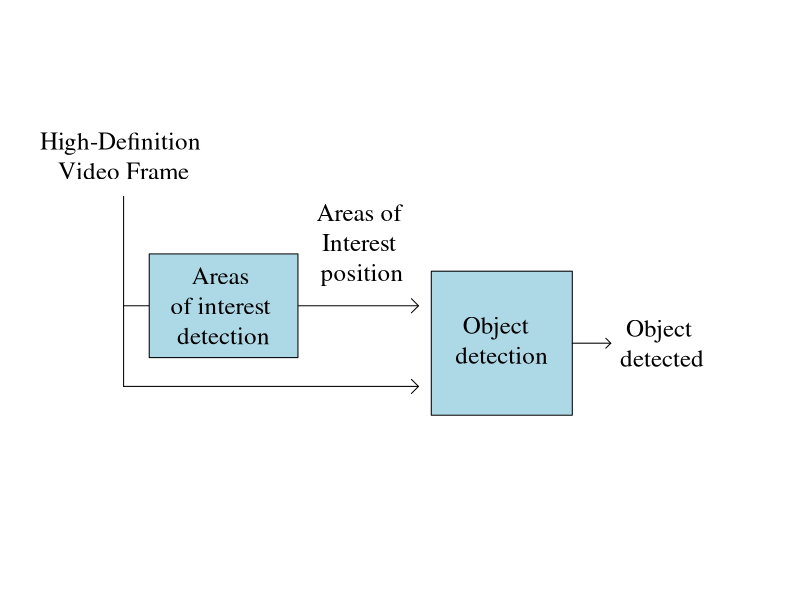
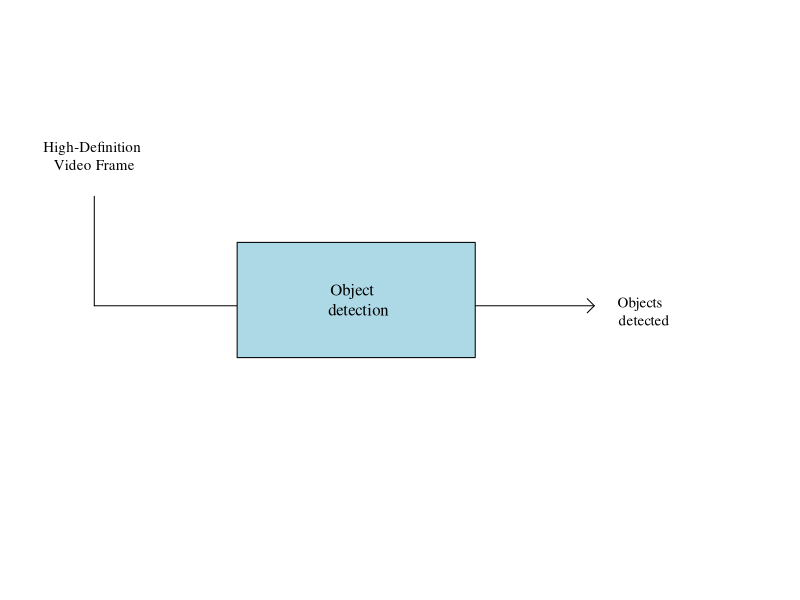
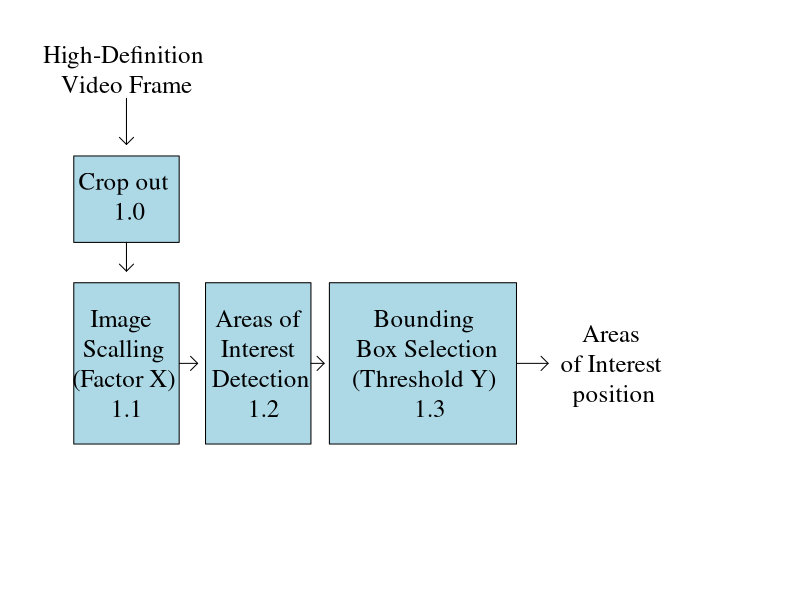
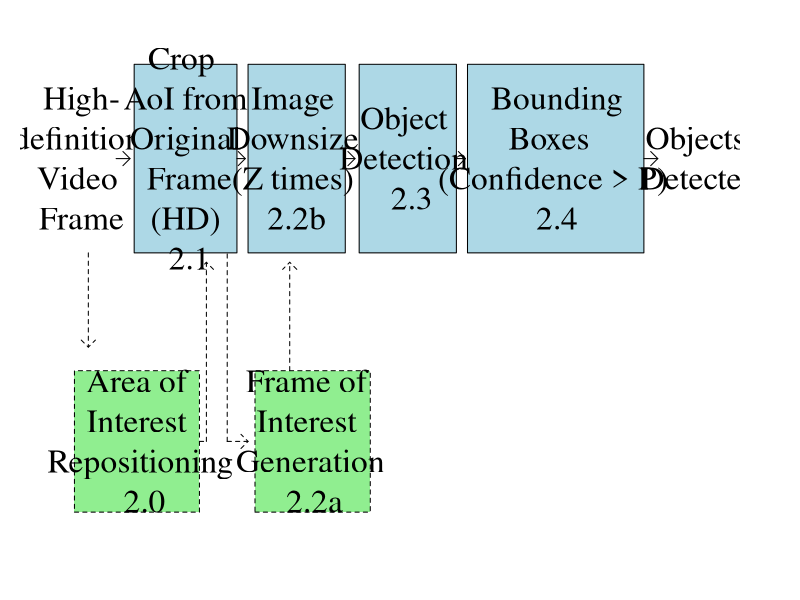
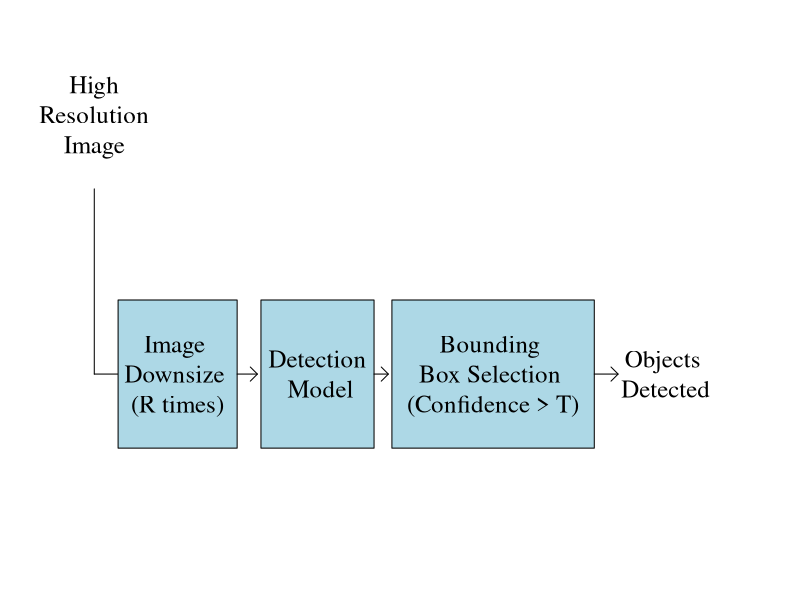
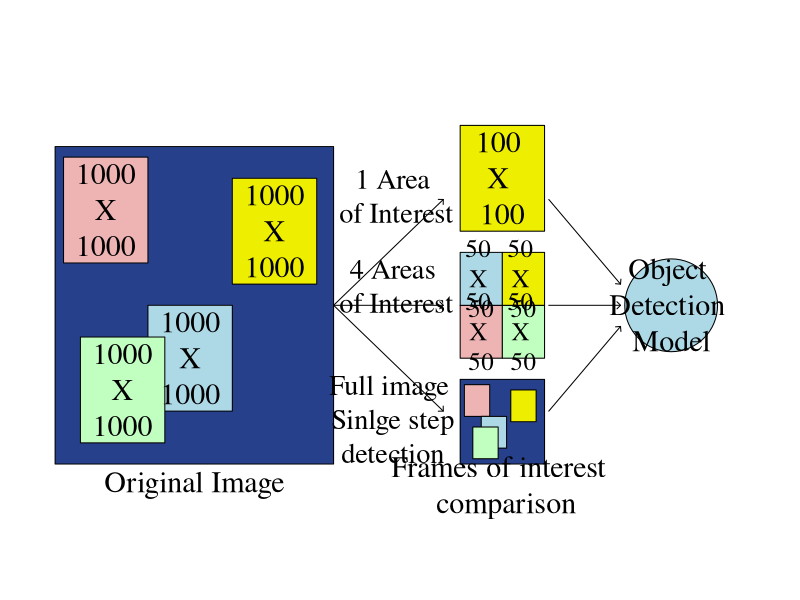
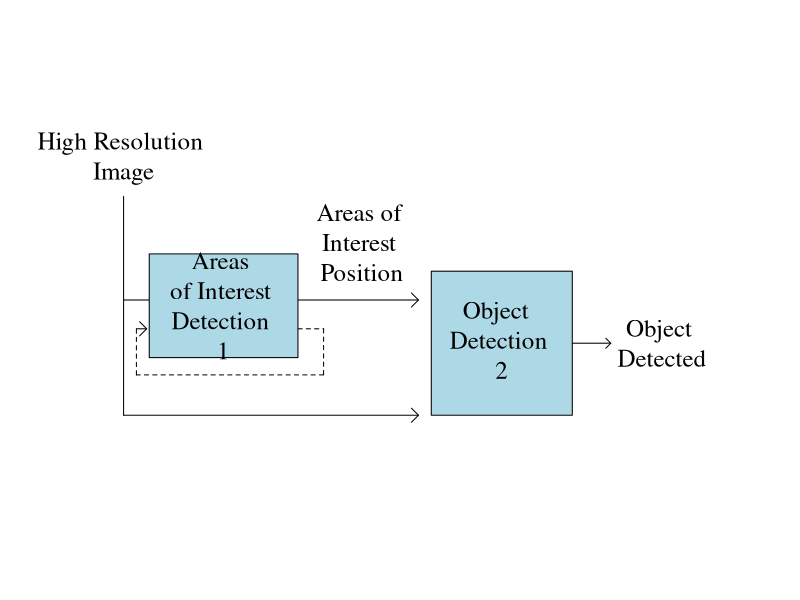

The R source for these figures, in order: (Note: this script raises an error after producing the figures.)
par()$mar

############diagrama figura 1#########

jpeg ("Diagram.jpeg", width = 500)
par(mar= c(1, 1, 1, 3),bty="n", xaxt="n", family="serif", yaxt="n")
plot(x = c(-1,25), y = c(1,10), type="n", xlab = "",
     ylab="")
text("High-Definition \nVideo Frame", x=2, y = 8, cex= 1.5)
segments(2,7.3,y1=4)
arrows(x0 = 2, y0 = 5.4, x1 = 13.5, 
       col = "black", length = 0.1, angle = 45)
arrows(x0 = 2, y0 = 4, x1 = 13.5, 
       col = "black", length = 0.1, angle = 45)
rect(xleft=3, ybottom=4.5, xright=8.8, ytop=6.3, density = NULL, angle = 45,
     col = "lightblue", border = NULL, lty = par("lty"), lwd = par("lwd"))
text("Areas \nof interest \ndetection", x=5.9, y = 5.4, cex= 1.5)

text("Areas of \nInterest \nposition", x=11.3, y = 6.5, cex= 1.5)
rect(xleft=14, ybottom=3.5, xright=19.5, ytop=6, density = NULL, angle = 45,
     col = "lightblue", border = NULL, lty = par("lty"), lwd = par("lwd"))
text("Object  \ndetection", x=16.75, y = 4.8, cex= 1.5)
arrows(x0 = 19.5, y0 = 4.75, x1 = 21, 
       col = "black", length = 0.07, angle = 45)
text("Object \ndetected", x=23, y = 4.75, cex= 1.5)
dev.off()


############diagrama figura 2#########


jpeg ("Diagram2.jpeg", width = 500)
par(mar= c(1, 1, 1, 3),bty="n", xaxt="n", family="serif", yaxt="n")
plot(x = c(1,15), y = c(1,10), type="n", xlab = "",
     ylab="")
text("High-Definition \nVideo Frame", x=2, y = 8, cex= 0.9)
segments(2,7.3,y1=5.4)
arrows(x0 = 2, y0 = 5.4, x1 = 12.5, 
       col = "black", length = 0.1, angle = 45)
rect(xleft=5, ybottom=4.5, xright=10, ytop=6.5, density = NULL, angle = 45,
     col = "lightblue", border = NULL, lty = par("lty"), lwd = par("lwd"))
text("Object  \n detection", x=7.5, y = 5.5, cex= 1)
text("Objects \n detected", x=13.5, y = 5.3, cex= 0.9)
dev.off()

############diagrama figura 3#########
jpeg ("Diagram3.jpeg", width = 600)
par(mar= c(1, 1, 1, 2),bty="n", xaxt="n", 
    family="serif", yaxt="n")
plot(x = c(-1,25), y = c(1,10), 
     type="n", xlab = "",ylab="")
text("High-Definition \nVideo Frame", x=2, y = 9.5, cex= 1.5)
arrows(x0 = 2, y0 = 9, y1 = 8.2, 
       col = "black", length = 0.1, angle = 45)
rect(xleft=0, ybottom=6.5, xright=4, ytop=8, density = NULL, angle = 45,
     col = "lightblue", border = NULL, lty = par("lty"), lwd = par("lwd"))
arrows(x0 = 2, y0 = 6.5, y1 = 6, 
       col = "black", length = 0.1, angle = 45)
text("Crop out \n 1.0", x=2, y = 7.3, cex= 1.5)
arrows(x0 = 2, y0 = 4.4, x1 = 4.7, 
       col = "black", length = 0.1, angle = 45)
rect(xleft=0, ybottom=3, xright=4, ytop=5.8, density = NULL, angle = 45,
     col = "lightblue", border = NULL, lty = par("lty"), lwd = par("lwd"))
text("Image \n Scalling \n (Factor X) \n 1.1", 
     x=1.9, y = 4.4, cex= 1.5)
rect(xleft=5, ybottom=3, xright=9, ytop=5.8, density = NULL, angle = 45,
     col = "lightblue", border = NULL, lty = par("lty"), lwd = par("lwd"))
arrows(x0 = 9, y0 = 4.4, x1 = 9.5, 
       col = "black", length = 0.1, angle = 45)
text("Areas of \nInterest \n Detection \n 1.2", 
     x=7.1, y =  4.4, cex= 1.5)
rect(xleft=9.7, ybottom=3, xright=16.8, ytop=5.8, density = NULL, angle = 45,
     col = "lightblue", border = NULL, lty = par("lty"), lwd = par("lwd"))
text("Bounding \n Box Selection \n (Threshold Y)  \n 1.3", 
     x=13.4, y =  4.4, cex= 1.5)
arrows(x0 = 16.8, y0 = 4.4, x1 = 18, 
       col = "black", length = 0.1, angle = 45)
text("Areas \nof Interest \nposition", x=20.5, y = 4.4, cex= 1.5)
dev.off()



############diagrama figura 4#########

jpeg ("Diagram4.jpeg", height = 700, width = 900)
par(mar= c(1, 1, 1, 3),bty="n", xaxt="n", family="serif", yaxt="n")
plot(x = c(-3,45), y = c(1,12), type="n", xlab = "",
     ylab="")
text("High-\ndefinition \nVideo \nFrame", x=-0.5, y = 9.5, cex= 2)
arrows(x0 = 2, y0 = 9.5, x1 = 3, 
       col = "black", length = 0.1, angle = 45)
arrows(x0 = 0, y0 = 7.5, y1 = 5.5, 
       col = "black", length = 0.1, angle = 45,lty=2)
rect(xleft=3.3, ybottom=7.5, xright=10.7, ytop=11.5, density = NULL, angle = 45,
     col = "lightblue", border = NULL, lty = par("lty"), lwd = par("lwd"))
segments(10,3.5,y1=7.5, lty=2)
arrows(x0 = 10, y0 = 3.5, x1 = 11.5, 
       col = "black", length = 0.1, angle = 45, lty=2)
text("Crop \n AoI from \nOriginal\n Frame\n (HD) \n 2.1",
     x=7, y = 9.5, cex= 2)
arrows(x0 = 10.7, y0 = 9.5, x1 = 11.3, 
       col = "black", length = 0.1, angle = 45)
rect(xleft=11.5, ybottom=7.5, xright=18.5, ytop=11.5, density = NULL, angle = 45,
     col = "lightblue", border = NULL, lty = par("lty"), lwd = par("lwd"))
text("Image \nDownsize \n(Z times) \n2.2b",
     x=15, y = 9.5, cex= 2)
arrows(x0 = 18.5, y0 = 9.5, x1 = 19.2, 
       col = "black", length = 0.1, angle = 45)
rect(xleft=19.5, ybottom=7.5, xright=26.5, ytop=11.5, density = NULL, angle = 45,
     col = "lightblue", border = NULL, lty = par("lty"), lwd = par("lwd"))
text("Object \nDetection \n 2.3",
     x=23, y = 9.5, cex= 2)
arrows(x0 = 26.5, y0 = 9.5, x1 = 27.15, 
       col = "black", length = 0.1, angle = 45)
rect(xleft=27.3, ybottom=7.5, xright=40, ytop=11.5, density = NULL, angle = 45,
     col = "lightblue", border = NULL, lty = par("lty"), lwd = par("lwd"))
text(" Bounding \nBoxes  \n(Confidence > P) \n2.4",
     x=33.75, y = 9.5, cex= 2)
arrows(x0 = 40, y0 = 9.5, x1 = 41, 
       col = "black", length = 0.1, angle = 45)
rect(xleft=-1, ybottom=2, xright=8, ytop=5, density = NULL, angle = 45,
     col = "lightgreen", border = NULL, lty = 2, lwd = par("lwd"))
text("Area of \nInterest \n Repositioning \n 2.0",
     x=3.75, y = 3.5, cex= 2)
segments(8,3.5,x1=8.5, lty=2)
arrows(x0 = 8.5, y0 = 3.5, y1 = 7.3, 
       col = "black", length = 0.1, angle = 45,lty=2)
rect(xleft=12, ybottom=2, xright=20.3, ytop=5, density = NULL, angle = 45,
     col = "lightgreen", border = NULL, lty = 2, lwd = par("lwd"))
text("Frame of \nInterest \n Generation \n 2.2a",
     x=16, y = 3.5, cex= 2)
arrows(x0 = 14.5, y0 = 5, y1 = 7.3, 
       col = "black", length = 0.1, angle = 45,lty=2)
text("Objects \nDetected",
     x=44, y = 9.5, cex= 2)
dev.off()


############diagrama figura 5#########

jpeg ("diagram5.jpeg", width = 600)
par(mar= c(1, 1, 1, 3),bty="n", xaxt="n", 
    family="serif", yaxt="n")
plot(x = c(-1,55), y = c(1,8), type="n", xlab = "",
     ylab="")
text("High\n Resolution \nImage", x=3, y = 7, cex= 1.5)
segments(3,3.5,y1=6)
arrows(x0 = 3, y0 = 3.5, x1 = 7.3, 
       col = "black", length = 0.1, angle = 45)
rect(xleft=5, ybottom=2.5, xright=15, ytop=4.5, density = NULL, angle = 45,
     col = "lightblue", border = NULL, lty = par("lty"), lwd = par("lwd"))
text("Image \nDownsize \n(R times)", x=10, y = 3.5, cex= 1.5)
arrows(x0 = 15, y0 = 3.5, x1 = 16.7, 
       col = "black", length = 0.1, angle = 45)
rect(xleft=17, ybottom=2.5, xright=26.5, ytop=4.5, density = NULL, angle = 45,
     col = "lightblue", border = NULL, lty = par("lty"), lwd = par("lwd"))
text("Detection \nModel", x=22, y = 3.5, cex= 1.5)
arrows(x0 = 26.5, y0 = 3.5, x1 = 27.7, 
       col = "black", length = 0.1, angle = 45)
rect(xleft=28, ybottom=2.5, xright=45, ytop=4.5, density = NULL, angle = 45,
     col = "lightblue", border = NULL, lty = par("lty"), lwd = par("lwd"))
text("Bounding \nBox Selection \n(Confidence > T)"
     , x=36.5, y = 3.5, cex= 1.5)
arrows(x0 = 45, y0 = 3.5, x1 = 47, 
       col = "black", length = 0.1, angle = 45)
text("Objects \nDetected"
     , x=51, y = 3.5, cex= 1.5)
dev.off()



############diagrama figura 6#########

jpeg ("diagram6.jpeg", width = 1000, height = 700)
par(mar= c(1, 1, 1, 3),bty="n", xaxt="n", family="serif", yaxt="n")
plot(x = c(1,80), y = c(1,50), type="n", xlab = "",
     ylab="")
rect(xleft=2, ybottom=10, xright=35, ytop=40, density = NULL, angle = 45,
     col = "royalblue4", border = NULL, lty = par("lty"), lwd = par("lwd"))
rect(xleft=3, ybottom=29, xright=13, ytop=39, density = NULL, angle = 45,
     col = "rosybrown2", border = NULL, lty = par("lty"), lwd = par("lwd"))
rect(xleft=13, ybottom=15, xright=23, ytop=25, density = NULL, angle = 45,
     col = "lightblue", border = NULL, lty = par("lty"), lwd = par("lwd"))
rect(xleft=5, ybottom=12, xright=15, ytop=22, density = NULL, angle = 45,
     col = "darkseagreen1", border = NULL, lty = par("lty"), lwd = par("lwd"))
rect(xleft=23, ybottom=27, xright=33, ytop=37, density = NULL, angle = 45,
     col = "yellow2", border = NULL, lty = par("lty"), lwd = par("lwd"))
text("1000\nX\n1000"
     , x=8, y = 34, cex= 1.8)
text("1000\nX\n1000"
     , x=28, y = 32, cex= 1.8)
text("1000\nX\n1000"
     , x=10, y = 17, cex= 1.8)
text("1000\nX\n1000"
     , x=18, y = 20, cex= 1.8)
text("Original Image", x=18.5, y=8, cex=1.8)
arrows(x0 = 35, y0 = 25, x1 = 48, y1= 35, 
       col = "black", length = 0.05, angle = 45)
arrows(x0 = 35, y0 = 25, x1 = 48,  
       col = "black", length = 0.05, angle = 45)
arrows(x0 = 35, y0 = 25, x1 = 48, y1= 15, 
       col = "black", length = 0.05, angle = 45)
rect(xleft=50, ybottom=32, xright=60, ytop=42, density = NULL, angle = 45,
     col = "yellow2", border = NULL, lty = par("lty"), lwd = par("lwd"))
text("100 \nX \n100"
     , x=55, y = 37, cex= 1.8)
rect(xleft=50, ybottom=20, xright=55, ytop=25, density = NULL, angle = 45,
     col = "rosybrown2", border = NULL, lty = par("lty"), lwd = par("lwd"))
rect(xleft=50, ybottom=25, xright=55, ytop=30, density = NULL, angle = 45,
     col = "lightblue", border = NULL, lty = par("lty"), lwd = par("lwd"))
rect(xleft=60, ybottom=20, xright=55, ytop=25, density = NULL, angle = 45,
     col = "darkseagreen1", border = NULL, lty = par("lty"), lwd = par("lwd"))
rect(xleft=60, ybottom=25, xright=55, ytop=30, density = NULL, angle = 45,
     col = "yellow2", border = NULL, lty = par("lty"), lwd = par("lwd"))
text("50 \nX \n50"
     , x=52.5, y = 22.5, cex= 1.5)
text("50 \nX \n50"
     , x=52.5, y = 27.5, cex= 1.5)
text("50 \nX \n50"
     , x=57.5, y = 22.5, cex= 1.5)
text("50 \nX \n50"
     , x=57.5, y = 27.5, cex= 1.5)
rect(xleft=50, ybottom=10, xright=60, ytop=18, density = NULL, angle = 45,
     col = "royalblue4", border = NULL, lty = par("lty"), lwd = par("lwd"))
rect(xleft=50.5, ybottom=14.5, xright=53.5, ytop=17.5, density = NULL, angle = 45,
     col = "rosybrown2", border = NULL, lty = par("lty"), lwd = par("lwd"))
rect(xleft=52.5, ybottom=11.5, xright=55.5, ytop=14.5, density = NULL, angle = 45,
     col = "lightblue", border = NULL, lty = par("lty"), lwd = par("lwd"))
rect(xleft=51.5, ybottom=10.5, xright=54.5, ytop=13.5, density = NULL, angle = 45,
     col = "darkseagreen1", border = NULL, lty = par("lty"), lwd = par("lwd"))
rect(xleft=56, ybottom=14, xright=59, ytop=17, density = NULL, angle = 45,
     col = "yellow2", border = NULL, lty = par("lty"), lwd = par("lwd"))
text("Frames of interest \n comparison"
     , x=55, y = 8, cex=1.8)
text("1 Area\n of Interest"
     , x=42, y = 35.3, cex= 1.7)
text("4 Areas\n of Interest"
     , x=42, y = 26.8, cex= 1.7)
text("Full image \n Sinlge step \ndetection"
     , x=42, y = 14.2, cex= 1.7)
arrows(x0 = 60.5, y0 = 15, x1 = 69, y1= 23, 
       col = "black", length = 0.05, angle = 45)
arrows(x0 = 60.5, y0 = 25, x1 = 69,  
       col = "black", length = 0.05, angle = 45)
arrows(x0 = 60.5, y0 = 35, x1 = 69, y1= 27, 
       col = "black", length = 0.05, angle = 45)
symbols(x = 75, y = 25, circles = 5.5, inches = FALSE,
        add = TRUE, 
        bg = "lightblue")
text("Object \nDetection \nModel"
     , x=75, y = 25, cex= 1.8)
dev.off()

############diagrama figura 7#########

jpeg ("Diagram7.jpeg", width = 600)
par(mar= c(1, 1, 1, 3),bty="n", xaxt="n", 
    family="serif", yaxt="n")
plot(x = c(-1,25), y = c(1,10), type="n", xlab = "",
     ylab="")
text("High Resolution \nImage", x=2, y = 8, cex= 1.5)
segments(2,7.3,y1=3.5)
segments(8.8,5,x1=9.8, lty = 2)
segments(9.8,5,y1=4.2, lty = 2)
segments(9.8,4.2,x1=2.5, lty = 2)
segments(2.5,4.2,y1=5, lty=2)
arrows(x0 = 2.5, y0 = 5, x1 = 2.9, 
       col = "black", length = 0.1, angle = 45)
arrows(x0 = 2, y0 = 3.5, x1 = 13.5, 
       col = "black", length = 0.1, angle = 45)
arrows(x0 = 2, y0 = 5.5, x1 = 13.5, 
       col = "black", length = 0.1, angle = 45)
rect(xleft=3, ybottom=4.5, xright=8.8, ytop=6.3, density = NULL, angle = 45,
     col = "lightblue", border = NULL, lty = par("lty"), lwd = par("lwd"))
text("Areas \nof Interest \nDetection \n1", x=5.9, y = 5.4, cex= 1.5)

text("Areas of \nInterest \nPosition", x=11.3, y = 6.5, cex= 1.5)
rect(xleft=14, ybottom=3.5, xright=19.5, ytop=6, density = NULL, angle = 45,
     col = "lightblue", border = NULL, lty = par("lty"), lwd = par("lwd"))
text("Object  \nDetection \n2", x=16.75, y = 4.8, cex= 1.5)
arrows(x0 = 19.5, y0 = 4.75, x1 = 21, 
       col = "black", length = 0.07, angle = 45)
text("Object \nDetected", x=23, y = 4.75, cex= 1.5)
dev.off()


all_c = colors()
str_subset(all_c, "blue")
(55+60)/2
(20+25)/2
